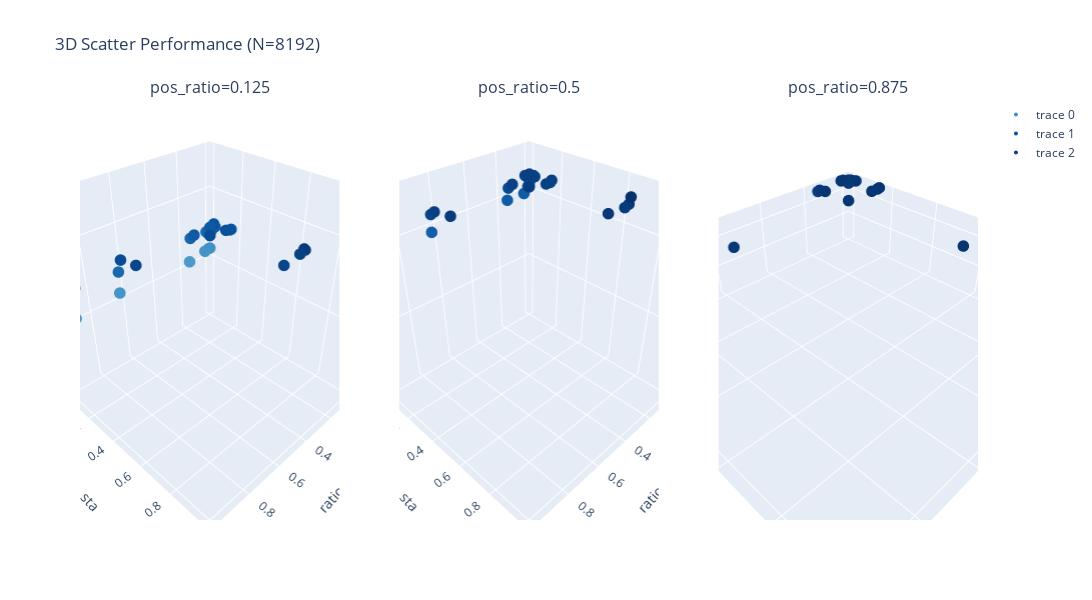

Notebook source saved alongside this figure:
### Code cell
import numpy as np
import plotly.graph_objects as go
from plotly.subplots import make_subplots
import plotly.io as pio


# ------------------------------------------------------------
# 指定要分析的 N
# ------------------------------------------------------------
target_N = 8192   # 可修改

# pos_ratio 列表
pos_list = ["0.125", "0.5", "0.875"]

# ------------------------------------------------------------
# 收集该 N 下的所有 dyn、sta 值
# ------------------------------------------------------------
dyn_vals = sorted({float(x["ratio_dyn"]) for x in logs if x["N"] == target_N})
sta_vals = sorted({float(x["ratio_sta"]) for x in logs if x["N"] == target_N})

# ------------------------------------------------------------
# 构建 Z 数据（pos_ratio → (dyn,sta,acc) 点集）
# ------------------------------------------------------------
data_dict = {p: [] for p in pos_list}

for item in logs:
    if item["N"] != target_N:
        continue
    p = item["pos_ratio"]
    if p not in pos_list:
        continue

    dyn = float(item["ratio_dyn"])
    sta = float(item["ratio_sta"])
    acc = item["best_valid_acc"]

    if acc is not None:
        data_dict[p].append((dyn, sta, acc))

# ------------------------------------------------------------
# 统一 z 轴范围
# ------------------------------------------------------------
all_acc = [acc for p in pos_list for (_, _, acc) in data_dict[p]]
z_min = min(all_acc)
z_max = max(all_acc)

# ------------------------------------------------------------
# 创建 1行3列的 subplot
# ------------------------------------------------------------
fig = make_subplots(
    rows=1, cols=3,
    specs=[[{"type": "scatter3d"}, {"type": "scatter3d"}, {"type": "scatter3d"}]],
    subplot_titles=[f"pos_ratio={p}" for p in pos_list]
)

# ------------------------------------------------------------
# 三个 subplot，分别画 scatter3d + line
# ------------------------------------------------------------
for idx, p in enumerate(pos_list):
    pts = sorted(data_dict[p])  # 按 dyn,sta 排序以产生合理连线
    if len(pts) == 0:
        continue

    xs = [x for (x,_,_) in pts]
    ys = [y for (_,y,_) in pts]
    zs = [z for (_,_,z) in pts]

    # scatter3d 点
    fig.add_trace(
        go.Scatter3d(
            x=xs, y=ys, z=zs,
            mode="markers",
            marker=dict(size=4, color=zs, colorscale="Blues", showscale=False),
        ),
        row=1, col=idx+1
    )

    # 设置当前 subplot 的轴标题和范围
    fig.update_scenes(
        dict(
            xaxis_title="ratio_dyn",
            yaxis_title="ratio_sta",
            zaxis_title="best_valid_acc",
            zaxis=dict(range=[z_min, z_max]),
            # xaxis_type="log",
            # yaxis_type="log",
        ),
        row=1, col=idx+1
    )

# ------------------------------------------------------------
# 全局设置
# ------------------------------------------------------------
fig.update_layout(
    height=600,
    width=1600,
    title=f"3D Scatter Performance (N={target_N})",
)

fig.show()

### Figure 1 — Plotly figure (JSON) as saved in the notebook; plotly's stock layout.template omitted (floating-point values rounded to 4 significant figures)
{"data": [{"marker": {"color": [0.1147, 0.1416, 0.1504, 0.1567, 0.1709, 0.1738, 0.1709, 0.1748, 0.1777, 0.1147, 0.1465, 0.1553, 0.1567, 0.1733, 0.1748, 0.1724, 0.1738, 0.1133, 0.1436, 0.1528, 0.1587, 0.1694, 0.1719, 0.1807, 0.1084, 0.1445, 0.1519, 0.1616, 0.1665, 0.1118, 0.1426, 0.1616, 0.1665, 0.106, 0.1416, 0.1519, 0.1094, 0.1475, 0.1724, 0.1089, 0.1616, 0.0024], "colorscale": [[0, "rgb(247,251,255)"], [0.125, "rgb(222,235,247)"], [0.25, "rgb(198,219,239)"], [0.375, "rgb(158,202,225)"], [0.5, "rgb(107,174,214)"], [0.625, "rgb(66,146,198)"], [0.75, "rgb(33,113,181)"], [0.875, "rgb(8,81,156)"], [1, "rgb(8,48,107)"]], "showscale": false, "size": 4}, "mode": "markers", "scene": "scene", "type": "scatter3d", "x": [0, 0, 0, 0, 0, 0, 0, 0, 0, 0.01, 0.01, 0.01, 0.01, 0.01, 0.01, 0.01, 0.01, 0.04, 0.04, 0.04, 0.04, 0.04, 0.04, 0.04, 0.16, 0.16, 0.16, 0.16, 0.16, 0.64, 0.64, 0.64, 0.64, 0.9, 0.9, 0.9, 0.95, 0.95, 0.95, 0.99, 0.99, 1], "y": [0, 0.01, 0.04, 0.16, 0.64, 0.9, 0.95, 0.99, 1, 0, 0.01, 0.04, 0.16, 0.64, 0.9, 0.95, 0.99, 0, 0.01, 0.04, 0.16, 0.64, 0.9, 0.95, 0, 0.01, 0.04, 0.16, 0.64, 0, 0.01, 0.04, 0.16, 0, 0.01, 0.04, 0, 0.01, 0.04, 0, 0.01, 0], "z": [0.1147, 0.1416, 0.1504, 0.1567, 0.1709, 0.1738, 0.1709, 0.1748, 0.1777, 0.1147, 0.1465, 0.1553, 0.1567, 0.1733, 0.1748, 0.1724, 0.1738, 0.1133, 0.1436, 0.1528, 0.1587, 0.1694, 0.1719, 0.1807, 0.1084, 0.1445, 0.1519, 0.1616, 0.1665, 0.1118, 0.1426, 0.1616, 0.1665, 0.106, 0.1416, 0.1519, 0.1094, 0.1475, 0.1724, 0.1089, 0.1616, 0.0024]}, {"marker": {"color": [0.2041, 0.2139, 0.2197, 0.2227, 0.2354, 0.2324, 0.2271, 0.229, 0.2271, 0.2046, 0.2217, 0.2217, 0.2207, 0.228, 0.231, 0.231, 0.2271, 0.1973, 0.2217, 0.2139, 0.2207, 0.2261, 0.2271, 0.2241, 0.1968, 0.2134, 0.2202, 0.2251, 0.2285, 0.1934, 0.2158, 0.2212, 0.2256, 0.1895, 0.2012, 0.2109, 0.1963, 0.2056, 0.2153, 0.1846, 0.2217, 0.0029], "colorscale": [[0, "rgb(247,251,255)"], [0.125, "rgb(222,235,247)"], [0.25, "rgb(198,219,239)"], [0.375, "rgb(158,202,225)"], [0.5, "rgb(107,174,214)"], [0.625, "rgb(66,146,198)"], [0.75, "rgb(33,113,181)"], [0.875, "rgb(8,81,156)"], [1, "rgb(8,48,107)"]], "showscale": false, "size": 4}, "mode": "markers", "scene": "scene2", "type": "scatter3d", "x": [0, 0, 0, 0, 0, 0, 0, 0, 0, 0.01, 0.01, 0.01, 0.01, 0.01, 0.01, 0.01, 0.01, 0.04, 0.04, 0.04, 0.04, 0.04, 0.04, 0.04, 0.16, 0.16, 0.16, 0.16, 0.16, 0.64, 0.64, 0.64, 0.64, 0.9, 0.9, 0.9, 0.95, 0.95, 0.95, 0.99, 0.99, 1], "y": [0, 0.01, 0.04, 0.16, 0.64, 0.9, 0.95, 0.99, 1, 0, 0.01, 0.04, 0.16, 0.64, 0.9, 0.95, 0.99, 0, 0.01, 0.04, 0.16, 0.64, 0.9, 0.95, 0, 0.01, 0.04, 0.16, 0.64, 0, 0.01, 0.04, 0.16, 0, 0.01, 0.04, 0, 0.01, 0.04, 0, 0.01, 0], "z": [0.2041, 0.2139, 0.2197, 0.2227, 0.2354, 0.2324, 0.2271, 0.229, 0.2271, 0.2046, 0.2217, 0.2217, 0.2207, 0.228, 0.231, 0.231, 0.2271, 0.1973, 0.2217, 0.2139, 0.2207, 0.2261, 0.2271, 0.2241, 0.1968, 0.2134, 0.2202, 0.2251, 0.2285, 0.1934, 0.2158, 0.2212, 0.2256, 0.1895, 0.2012, 0.2109, 0.1963, 0.2056, 0.2153, 0.1846, 0.2217, 0.0029]}, {"marker": {"color": [0.2407, 0.2446, 0.249, 0.2549, 0.2485, 0.2505, 0.2568, 0.2534, 0.2578, 0.2393, 0.2471, 0.252, 0.2529, 0.2515, 0.25, 0.252, 0.2583, 0.249, 0.2539, 0.251, 0.2529, 0.249, 0.2534, 0.2495, 0.2412, 0.2485, 0.2524, 0.2529, 0.2544, 0.2422, 0.2485, 0.2485, 0.2505, 0.2319, 0.2461, 0.2485, 0.2358, 0.2329, 0.2437, 0.2266, 0.2363, 0.0015], "colorscale": [[0, "rgb(247,251,255)"], [0.125, "rgb(222,235,247)"], [0.25, "rgb(198,219,239)"], [0.375, "rgb(158,202,225)"], [0.5, "rgb(107,174,214)"], [0.625, "rgb(66,146,198)"], [0.75, "rgb(33,113,181)"], [0.875, "rgb(8,81,156)"], [1, "rgb(8,48,107)"]], "showscale": false, "size": 4}, "mode": "markers", "scene": "scene3", "type": "scatter3d", "x": [0, 0, 0, 0, 0, 0, 0, 0, 0, 0.01, 0.01, 0.01, 0.01, 0.01, 0.01, 0.01, 0.01, 0.04, 0.04, 0.04, 0.04, 0.04, 0.04, 0.04, 0.16, 0.16, 0.16, 0.16, 0.16, 0.64, 0.64, 0.64, 0.64, 0.9, 0.9, 0.9, 0.95, 0.95, 0.95, 0.99, 0.99, 1], "y": [0, 0.01, 0.04, 0.16, 0.64, 0.9, 0.95, 0.99, 1, 0, 0.01, 0.04, 0.16, 0.64, 0.9, 0.95, 0.99, 0, 0.01, 0.04, 0.16, 0.64, 0.9, 0.95, 0, 0.01, 0.04, 0.16, 0.64, 0, 0.01, 0.04, 0.16, 0, 0.01, 0.04, 0, 0.01, 0.04, 0, 0.01, 0], "z": [0.2407, 0.2446, 0.249, 0.2549, 0.2485, 0.2505, 0.2568, 0.2534, 0.2578, 0.2393, 0.2471, 0.252, 0.2529, 0.2515, 0.25, 0.252, 0.2583, 0.249, 0.2539, 0.251, 0.2529, 0.249, 0.2534, 0.2495, 0.2412, 0.2485, 0.2524, 0.2529, 0.2544, 0.2422, 0.2485, 0.2485, 0.2505, 0.2319, 0.2461, 0.2485, 0.2358, 0.2329, 0.2437, 0.2266, 0.2363, 0.0015]}], "layout": {"annotations": [{"font": {"size": 16}, "showarrow": false, "text": "pos_ratio=0.125", "x": 0.1444, "xanchor": "center", "xref": "paper", "y": 1, "yanchor": "bottom", "yref": "paper"}, {"font": {"size": 16}, "showarrow": false, "text": "pos_ratio=0.5", "x": 0.5, "xanchor": "center", "xref": "paper", "y": 1, "yanchor": "bottom", "yref": "paper"}, {"font": {"size": 16}, "showarrow": false, "text": "pos_ratio=0.875", "x": 0.8556, "xanchor": "center", "xref": "paper", "y": 1, "yanchor": "bottom", "yref": "paper"}], "height": 600, "scene": {"domain": {"x": [0, 0.2889], "y": [0, 1]}, "xaxis": {"title": {"text": "ratio_dyn"}}, "yaxis": {"title": {"text": "ratio_sta"}}, "zaxis": {"range": [0.0015, 0.2583], "title": {"text": "best_valid_acc"}}}, "scene2": {"domain": {"x": [0.3556, 0.6444], "y": [0, 1]}, "xaxis": {"title": {"text": "ratio_dyn"}}, "yaxis": {"title": {"text": "ratio_sta"}}, "zaxis": {"range": [0.0015, 0.2583], "title": {"text": "best_valid_acc"}}}, "scene3": {"domain": {"x": [0.7111, 1], "y": [0, 1]}, "xaxis": {"title": {"text": "ratio_dyn"}}, "yaxis": {"title": {"text": "ratio_sta"}}, "zaxis": {"range": [0.0015, 0.2583], "title": {"text": "best_valid_acc"}}}, "title": {"text": "3D Scatter Performance (N=8192)"}, "width": 1600}}
